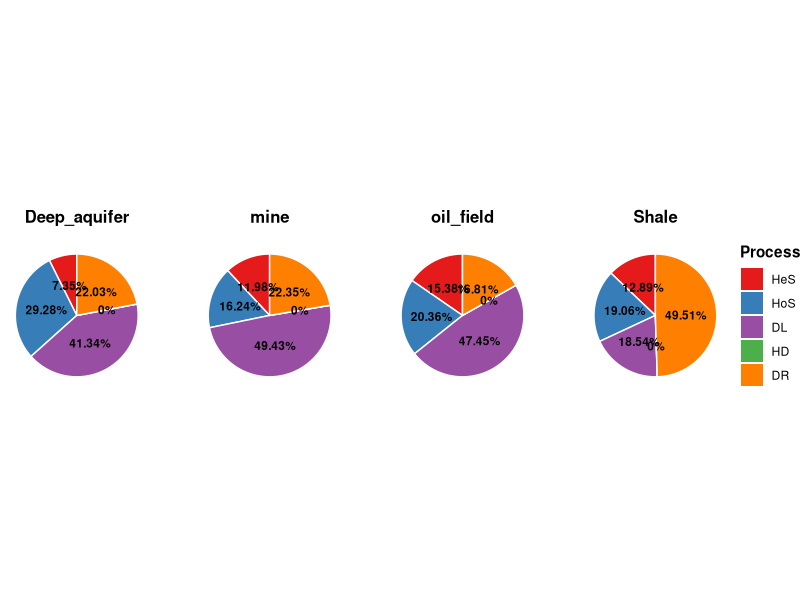
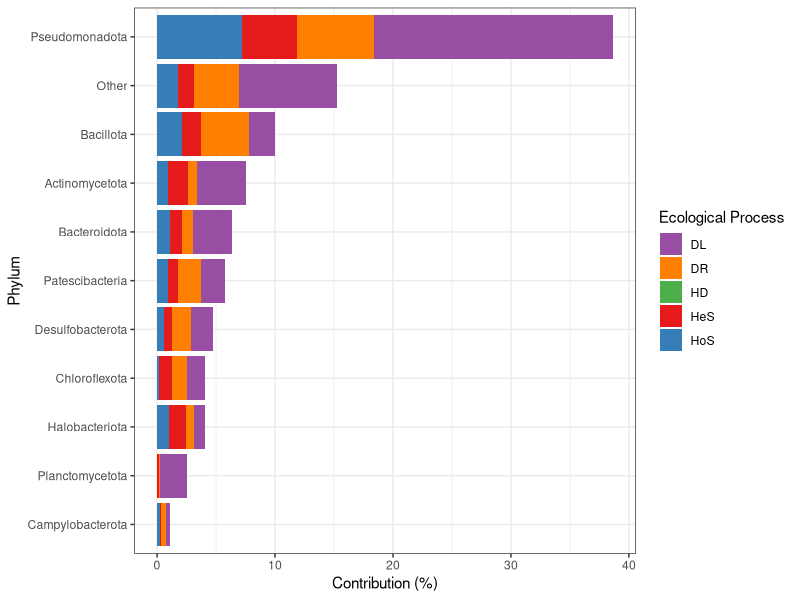

The R script that drew these images, in order:
rm(list = ls())

library(tidyverse)
library(ggplot2)
library(dplyr)
library(readr)
library(tidyr)

# pie charts 

process <- read.csv("mag_tpm_ProcessImportance_EachGroup.csv")

process <- process %>%
  select(-c("Method", "GroupBasedOn"))

process <- process[-c(5:10),]

process_long <- process %>%
  pivot_longer(
    cols = -Group,
    names_to = "Process",
    values_to = "Prop"
  )

pro <- process_long %>%
  mutate(
    Process = factor(
      Process,
      levels = c("HeS", "HoS", "DL", "HD", "DR")
    )
  )

Process_colors <- c(
  "HeS" = "#e51a1b",
  "HoS" = "#377eb8",
  "DL" = "#984ea2",
  "HD" = "#4caf4a",
  "DR" = "#ff7f00"
)

plot <- ggplot(pro, aes(x = "", y = Prop * 100, fill = Process)) +
  geom_bar(
    width = 1,
    stat = "identity",
    color = "white",
    linewidth = 0.5
  ) +
  coord_polar("y", start = 0) +
  
  geom_text(
    aes(label = paste0(round(Prop * 100, 2), "%")),
    position = position_stack(vjust = 0.5),
    color = "black",
    size = 3,
    fontface = "bold"
  ) +
  
  facet_wrap(~ Group, nrow = 1) +
  
  scale_fill_manual(values = Process_colors) +
  theme_void() +
  theme(
    strip.text = element_text(
      size = 12,
      face = "bold",
      margin = margin(0, 0, 10, 0)
    ),
    legend.position = "right",
    legend.title = element_text(face = "bold"),
    panel.spacing = unit(1, "cm")
  ) +
  
  labs(fill = "Process") +
  guides(fill = guide_legend(override.aes = list(color = NA)))

plot

ggsave("bar_plot.pdf", plot, width = 12, height = 6)

# stacked bar plot

OTUBinClass <- read.table("mag_tpm_Taxon_Bin.csv", header = TRUE, sep = ",")

tax_Abu <- OTUBinClass

# Keep top 10 phyla by relative abundance and collapse the rest as Others
phylum_abundance <- tax_Abu %>%
  group_by(Phylum) %>%
  summarise(sum = sum(TaxonRelativeAbundance), .groups = "drop")

top10_phyla <- phylum_abundance %>%
  arrange(desc(sum)) %>%
  slice_head(n = 10) %>%
  pull(Phylum)

tax_Abu_modified <- tax_Abu %>%
  mutate(
    Phylum = if_else(Phylum %in% top10_phyla, Phylum, "Others")
  ) %>%
  mutate(
    Phylum = factor(Phylum, levels = c(top10_phyla, "Others"))
  )

ecology <- read.csv("EachBin_process.csv")

oil_field_processed <- ecology %>%
  filter(Group == "oil_field") %>%
  select(-Group) %>%
  pivot_longer(
    cols = starts_with("bin"),
    names_to = "Bin",
    values_to = "Value"
  ) %>%
  mutate(
    Value = ifelse(is.na(Value), 0, Value)
  )

AbuGene1 <- tax_Abu_modified %>%
  select(ID, Bin)

oil_field_data <- AbuGene1 %>%
  left_join(oil_field_processed, by = "Bin")

write.csv(oil_field_data, "oil_field_data.csv", row.names = FALSE)

anno <- read.csv("anonotation.csv")
anno2 <- anno %>%
  rename(ID = MAG)

run_icamp_plot <- function(df_data, tag = "oilfield") {
  
  df <- df_data %>%
    left_join(anno2, by = "ID")
  
  df_sum <- df %>%
    group_by(Phylum, Index) %>%
    summarise(SumValue = sum(Value, na.rm = TRUE), .groups = "drop")
  
  df_pct <- df_sum %>%
    mutate(
      Percent = SumValue / sum(SumValue, na.rm = TRUE) * 100
    )
  
  top10_phylum <- df_pct %>%
    group_by(Phylum) %>%
    summarise(TotalPercent = sum(Percent), .groups = "drop") %>%
    arrange(desc(TotalPercent)) %>%
    slice(1:10) %>%
    pull(Phylum)
  
  df_pct2 <- df_pct %>%
    mutate(
      Phylum = ifelse(Phylum %in% top10_phylum, Phylum, "Other")
    ) %>%
    group_by(Phylum, Index) %>%
    summarise(
      Percent = sum(Percent),
      .groups = "drop"
    ) %>%
    group_by(Phylum) %>%
    mutate(Total = sum(Percent)) %>%
    ungroup()
  
  write.csv(
    df_pct2,
    paste0("icamp_", tag, "_phylum.csv"),
    row.names = FALSE
  )
  
  p <- ggplot(df_pct2, aes(x = reorder(Phylum, Total), y = Percent, fill = Index)) +
    geom_col(position = "stack") +
    scale_fill_manual(values = Process_colors) +
    coord_flip() +
    theme_bw() +
    labs(
      x = "Phylum",
      y = "Contribution (%)",
      fill = "Ecological Process"
    )
  
  ggsave(
    paste0("icamp_", tag, "_phylum.pdf"),
    p,
    width = 4,
    height = 3
  )
  
  return(list(data = df_pct2, plot = p))
}

# Run for oilfield only
oil_result <- run_icamp_plot(oil_field_data, "oilfield")

oil_result$plot
